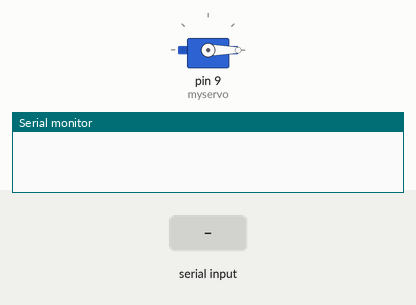
Recording of a sketch running on a simulated Arduino Uno, built with avr-gcc and run on an emulated ATmega328P. Shown: servo, the last lines printed to the serial monitor. Inputs (shaded band) come from the test bench.

Above: at 1.2 s.
1.3 s: "90,45\n" received over Serial
At 2.2 s:
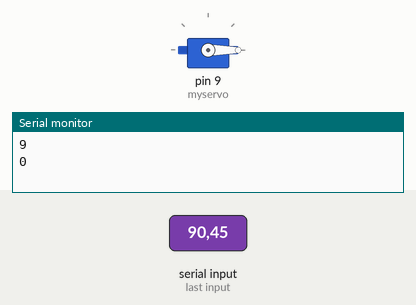
2.9 s: "30,150\n" received over Serial
At 3.5 s:
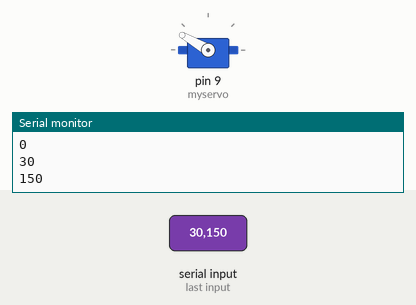
4.5 s: "90\n" received over Serial
At 5.7 s:
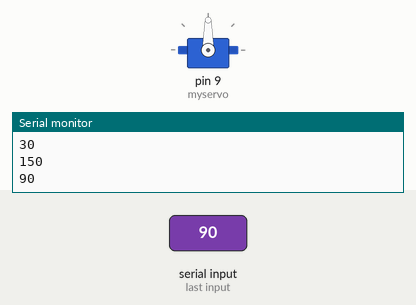
6.0 s: "200\n" received over Serial
At 7.1 s:
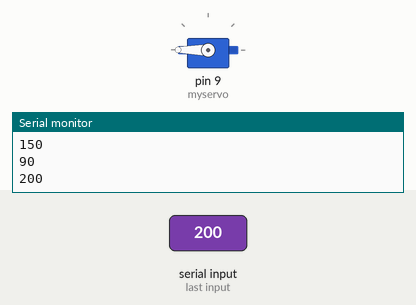
Timing chart, 0 to 8.5 s (numbered marks = the images above; inputs shaded):
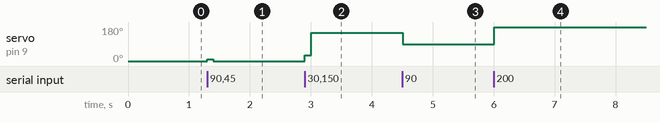

Measured:
- after the input at 1.3 s, servo on pin 9 (myservo): 0° → 9° at once, → 0° 0.10 s later
- after the input at 2.9 s, servo on pin 9 (myservo): 0° → 30° at once, → 150° 0.10 s later
- after the input at 4.5 s, servo on pin 9 (myservo): 150° → 90° at once
- after the input at 6.0 s, servo on pin 9 (myservo): 90° → 180° at once

The sketch:

shuziduoji2.ino
```cpp
#include <Servo.h> //引入lib

Servo myservo;  // 创建一个伺服电机对象

char inByte = 0; //串口接收的数据
int angle = 0;  //角度值
String temp = "";//临时字符变量，又或者说是缓存用的吧

void setup()
{
  myservo.attach(9);    //定义舵机的引脚为9，舵机只能是10，或者9引脚
  Serial.begin(9600);  //设置波特率
}


void loop()
{
  while (Serial.available() > 0) //判断串口是否有数据
  {
    inByte = Serial.read();//读取数据，串口一次只能读1个字符
    temp += inByte;//把读到的字符存进临时变量里面缓存，
                   //再继续判断串口还有没有数据，知道把所有数据都读取出来
   }

   if(temp != "")   //判断临时变量是否为空
   {
    angle = temp.toInt();    //把变量字符串类型转成整型
    Serial.println(angle);  //输出数据到串口上，以便观察
   }
  temp = "";//请看临时变量
  myservo.write(angle);  //控制舵机转动相应的角度。
  delay(100);//延时100毫秒
}
```
